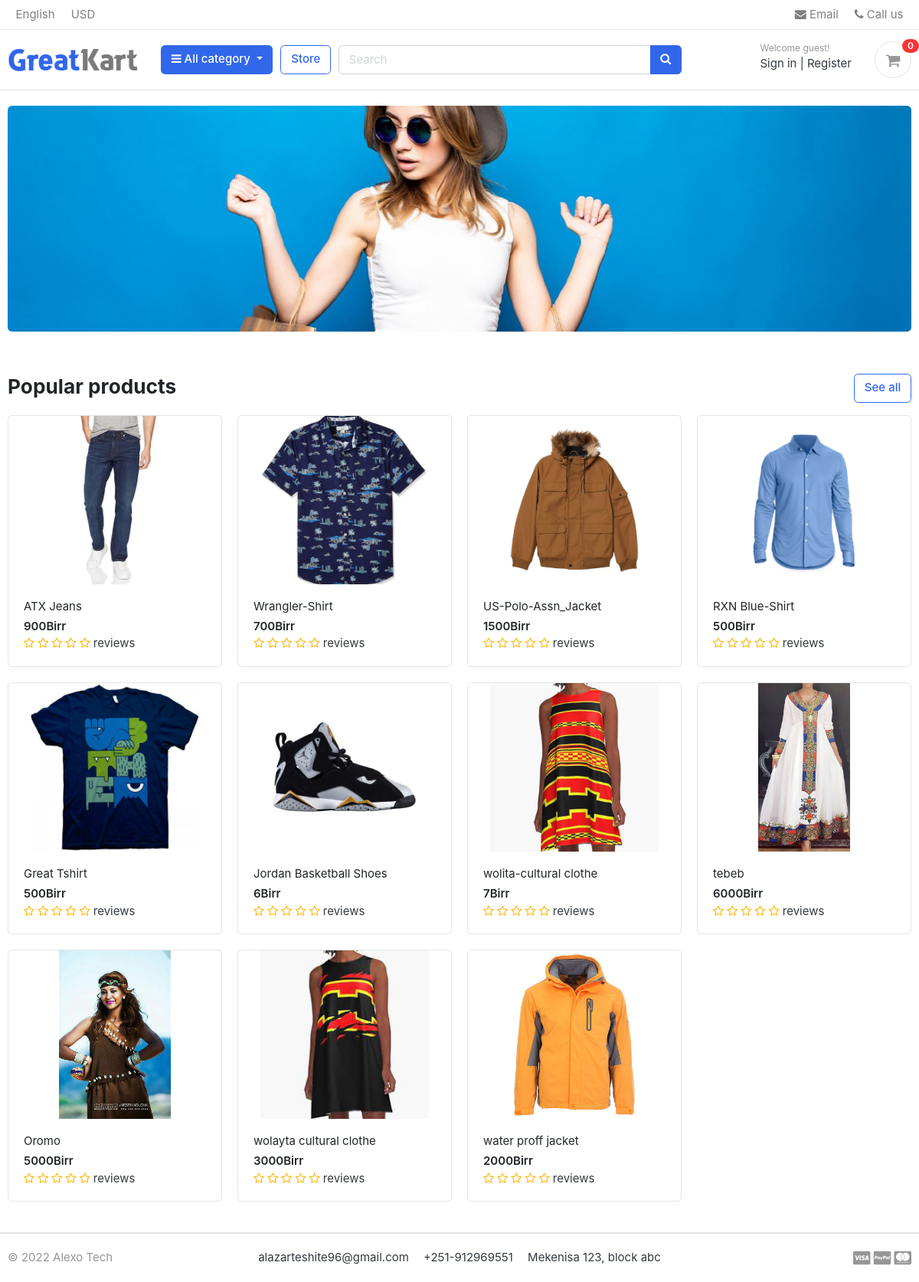
The page / on the database its author committed.
### store/models.py (models this page shows, shortened)
class Product(models.Model):
    product_name= models.CharField(max_length=200,unique=True)
    slug        = models.SlugField(max_length=200, unique=True)
    description = models.TextField(max_length=500,blank=True)
    price       = models.IntegerField()
    images      = models.ImageField(upload_to='photos/products')
    stock       = models.IntegerField()
    is_available = models.BooleanField(default=True)
    category    =models.ForeignKey(Category,on_delete=models.CASCADE)
    created_date=models.DateTimeField(auto_now_add=True)
    modified_date=models.DateTimeField(auto_now=True)
    def get_url(self):
        return reverse('product_detail',args=[self.category.slug, self.slug])
    def averageReview(self):
        reviews = ReviewRating.objects.filter(product=self, status =True).aggregate(average=Avg('rating'))
        avg=0
        if reviews['average'] is not None:
            avg = float(reviews['average'])
        return avg

### greatkart/views.py (the view)
# urls.py: 2. Add a URL to urlpatterns:  path('', views.home, name='home')
def home(request):
    products = Product.objects.all().filter(is_available=True)
    for product in products:
       reviews = ReviewRating.objects.filter(product_id= product.id, status = True).order_by('created_at')
    context={
        'products':products,
        'reviews': reviews,
    }
    return render(request, 'home.html', context)

### carts/context_processors.py (called while the page is built)
def counter(request):
    cart_count =0
    if 'admin' in request.path:
        return  {}
    else:
        try:
            cart= Cart.objects.filter(cart_id=_cart_id(request))
            if request.user.is_authenticated:
               cart_items =CartItem.objects.all().filter(user=request.user)
            else:
               cart_items =CartItem.objects.all().filter(cart=cart[:1])
            for cart_item in cart_items:
                cart_count += cart_item.quantity
        except Cart.DoesNotExist:
            cart_count =0
    return dict(cart_count=cart_count)

### carts/views.py (called while the page is built)
def _cart_id(request):
    cart = request.session.session_key
    if not cart:
        cart = request.session.create()
    return cart

### category/context_processors.py (called while the page is built)
def menu_links(request):
    links = Category.objects.all()
    return dict(links=links)

### templates/home.html
{% extends 'base.html' %}
{% load static %}
{% block content %}
<section class="section-intro padding-y-sm">
<div class="container">
<div class="intro-banner-wrap">
	<img src="{% static 'images/banners/cover.jpg'%}" class="img-fluid rounded">
</div>
</div>
</section>
<section class="section-name padding-y-sm">
<div class="container">
<header class="section-heading">
	<a href="{% url 'store' %}" class="btn btn-outline-primary float-right">See all</a>
	<h3 class="section-title">Popular products</h3>
</header>
<div class="row">
{% for product in products %}
	<div class="col-md-3">
		<div class="card card-product-grid">
			<a href="{{ product.get_url }}" class="img-wrap"> <img src="{{ product.images.url }}"> </a>
			<figcaption class="info-wrap">
				<a href="{{ product.get_url }}" class="title">{{product.product_name}}</a>
				<div class="price mt-1"> {{product.price }}Birr</div>
				 <div class = "rating-star">
	               <span>
	                     <i class = "fa fa-star{% if product.averageReview < 0.5  %}-o{% elif product.averageReview >= 0.5 and single_product.averageReview < 1 %}-half-o {% endif %}" aria-hidden="true"></i>
                    	 <i class = "fa fa-star{% if product.averageReview < 1.5  %}-o{% elif product.averageReview >= 1.5 and single_product.averageReview < 2 %}-half-o {% endif %}" aria-hidden="true"></i>
	                     <i class = "fa fa-star{% if product.averageReview < 2.5  %}-o{% elif product.averageReview >= 2.5 and single_product.averageReview < 3 %}-half-o {% endif %}" aria-hidden="true"></i>
	                     <i class = "fa fa-star{% if product.averageReview < 3.5  %}-o{% elif product.averageReview >= 3.5 and single_product.averageReview < 4 %}-half-o {% endif %}" aria-hidden="true"></i>
	                     <i class = "fa fa-star{% if product.averageReview < 4.5  %}-o{% elif product.averageReview >= 4.5 and single_product.averageReview < 5 %}- half-o {% endif %}" aria-hidden="true"></i>
	                     <span>{{single_product.countReview}} reviews</span>
	                </span>
                 </div>
			</figcaption>
		</div>
	</div>
{% endfor %}
</div>
</div>
</section>
</body>
</html>
{% endblock %}

### templates/base.html (shortened to what this page needs)
{%load static %}
<!DOCTYPE HTML>
<html lang="en">
<head>
 <link rel="stylesheet" href="https://stackpath.bootstrapcdn.com/bootstrap/4.3.1/css/bootstrap.min.css"
 />
   <link rel="stylesheet" href="https://use.fontawesome.com/releases/v5.7.2/css/all.css" {
 />
<link href="{% static 'css/bootstrap.css'%}" rel="stylesheet" type="text/css"/>
<link href="{% static 'fonts/fontawesome/css/all.min.css" type="text/css" rel="stylesheet'%}">
<link href="{% static 'css/ui.css'%}" rel="stylesheet" type="text/css"/>
<link href="{% static 'css/responsive.css'%}" rel="stylesheet" media="only screen and (max-width: 1200px)" />
<link href="{% static 'css/custom.css'%}" rel="stylesheet" type="text/css"/>
<link rel="stylesheet" href="https://cdnjs.cloudflare.com/ajax/libs/font-awesome/4.7.0/css/font-awesome.min.css">
</head>
<body>
{% include 'includes/navbar.html' %}
{% block content%}
{% endblock %}
{% include 'includes/footer.html' %}

### templates/includes/navbar.html (shortened to what this page needs)
{% load static %}
<header class="section-header">
<nav class="navbar p-md-0 navbar-expand-sm navbar-light border-bottom">
<div class="container">
  <div class="collapse navbar-collapse" id="navbarTop4">
    <ul class="navbar-nav mr-auto">
    	<li class="nav-item dropdown">
		 	<a href="#" class="nav-link">   English </a>
		</li>
		<li class="nav-item dropdown">
			<a href="#" class="nav-link"> USD </a>
		</li>
    </ul>
    <ul class="navbar-nav">
		<li><a href="#" class="nav-link"> <i class="fa fa-envelope"></i> Email </a></li>
		<li><a href="#" class="nav-link"> <i class="fa fa-phone"></i> Call us </a></li>
	</ul>
  </div>
</div>
</nav>
<section class="header-main border-bottom">
	<div class="container">
<div class="row align-items-center">
	<div class="col-lg-2 col-md-3 col-6">
		<a href="{% url 'home' %}" class="brand-wrap">
			<img class="logo" src="{% static './images/logo.png'%}">
		</a>
	</div>
	<div class="col-lg col-sm col-md col-6 flex-grow-0">
		<div class="category-wrap dropdown d-inline-block float-right">
			<button type="button" class="btn btn-primary dropdown-toggle" data-toggle="dropdown">
				<i class="fa fa-bars"></i> All category
			</button>
		</div>
	</div>
	<a href="{% url 'store' %}" class="btn btn-outline-primary">Store</a>
	<div class="col-lg  col-md-6 col-sm-12 col">
		<form action="{% url 'search' %}" class="search" method='GET' >
			<div class="input-group w-100">
			    <input type="text" class="form-control" style="width:60%;" placeholder="Search" name="keyword">
			    <div class="input-group-append">
			      <button class="btn btn-primary" type="submit">
			        <i class="fa fa-search"></i>
			      </button>
			    </div>
		    </div>
		</form>
	</div>
	<div class="col-lg-3 col-sm-6 col-8 order-2 order-lg-3">
				<div class="d-flex justify-content-end mb-3 mb-lg-0">
				    {% if user.id is None %}
					<div class="widget-header">
						<small class="title text-muted">Welcome guest!</small>
						<div>
							<a href="{% url 'login' %}">Sign in</a> <span class="dark-transp"> | </span>
							<a href="{% url 'register'%}"> Register</a>
						</div>
					</div>
					{% endif %}
					<a href="{% url 'cart' %}" class="widget-header pl-3 ml-3">
						<div class="icon icon-sm rounded-circle border"><i class="fa fa-shopping-cart"></i></div>
						<span class="badge badge-pill badge-danger notify">{{cart_count}}</span>
					</a>
				</div>
			</div>
</div>
	</div>
</section>
</header>

### templates/includes/footer.html (shortened to what this page needs)
{% load static %}
<footer class="section-footer border-top">
	<div class="container">
		<section class="footer-bottom border-top row">
			<div class="col-md-2">
				<p class="text-muted"> &copy 2022 Alexo Tech </p>
			</div>
			<div class="col-md-8 text-md-center">
				<span  class="px-2">alazarteshite96@gmail.com</span>
				<span  class="px-2">+251-912969551</span>
				<span  class="px-2">Mekenisa 123, block abc</span>
			</div>
			<div class="col-md-2 text-md-right text-muted">
				<i class="fab fa-lg fa-cc-visa"></i>
				<i class="fab fa-lg fa-cc-paypal"></i>
				<i class="fab fa-lg fa-cc-mastercard"></i>
			</div>
		</section>
	</div>
</footer>
</body>
</html>

### static/css/ui.css (style rules this page uses)
html { font-family: "Inter", sans-serif; font-size: 15px; }
.img-wrap { text-align: center; display: block; }
.img-wrap img { max-width: 100%; }
.icon-xs, .icon-sm, .icon-md, .icon-lg { display: inline-block; text-align: center; flex-shrink: 0; flex-grow: 0; }
.icon-sm { width: 48px; height: 48px; line-height: 48px !important; font-size: 20px; }
.padding-y-sm { padding-top: 20px; padding-bottom: 20px; }
.section-heading { margin-bottom: 20px; margin-top: 15px; }
.section-title { color: #212529; }
p:last-child { margin-bottom: 0; }
.header-main { position: relative; padding-top: 1rem; padding-bottom: 1rem; }
.brand-wrap .logo, .navbar-brand .logo { margin-right: 7px; max-height: 42px; display: inline-block; }
.widget-header { display: inline-block; vertical-align: middle; position: relative; }
.widget-header a { color: #343a40; }
.widget-header i { color: #969696; }
.widget-header .title { display: block; }
.widget-header .notify { position: absolute; top: -3px; right: -10px; }
.footer-bottom { padding-top: 20px; padding-bottom: 20px; }
[class*=card-product] a.title { color: #212529; display: block; }
[class*=card-product] .img-wrap { overflow: hidden; position: relative; }
[class*=card-product] .img-wrap img { height: 100%; max-width: 100%; width: auto; display: inline-block; -o-object-fit: cover; object-fit: cover; }
.card-product-grid { margin-bottom: 20px; }
.card-product-grid .img-wrap { border-radius: 0.2rem 0.2rem 0 0; height: 220px; }
.card-product-grid .info-wrap { overflow: hidden; padding: 18px 20px; }
.card .img-wrap { overflow: hidden; }
.notify { position: absolute; top: -4px; right: -10px; display: inline-block; padding: 0.25em 0.6em; font-size: 12px; line-height: 1; text-align: center; border-radius: 3rem; color: #fff; background-color: #fa3434; }
.price { font-weight: 600; color: #212529; }

### static/css/custom.css (style rules this page uses)
.rating-star i { color: #ffb503 !important ; }

### rows shown on the page
Product: images (picture), product_name "ATX Jeans", price "900"
Product: images (picture), product_name "Wrangler-Shirt", price "700"
Product: images (picture), product_name "US-Polo-Assn_Jacket", price "1500"
Product: images (picture), product_name "RXN Blue-Shirt", price "500"
Product: images (picture), product_name "Great Tshirt", price "500"
Product: images (picture), product_name "Jordan Basketball Shoes", price "6"
Product: images (picture), product_name "wolita-cultural clothe", price "7"
Product: images (picture), product_name "tebeb", price "6000"
Product: images (picture), product_name "Oromo", price "5000"
Product: images (picture), product_name "wolayta cultural clothe", price "3000"
Product: images (picture), product_name "water proff jacket", price "2000"

### other values the page prints
{{ cart_count }} "0"
